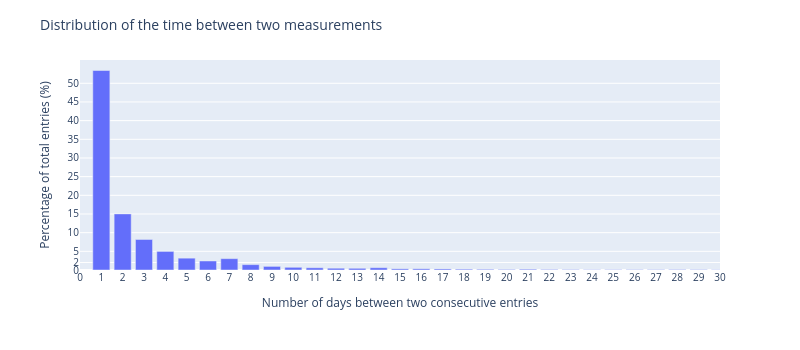

Notebook code cell kept with this figure:
### Markdown cell above
### Analyse time between two consecutive entries

### Code cell
vc = df1["Days elapsed"].value_counts()
# 1/3 of the consecutive indices are more than 1 day apart (~10k entries)
# 97% of the entries are less than 5 days apart from the previous entry
# For the CPT, I'll take 1, 2, 3, 4, 5 days apart, then avg 6-50 -> this last up to the max days diff


# Plot the histogram with vc index and vc values
fig = px.bar(x=vc.index, y=vc.values / sum(vc.values) * 100)
# Set x axis label to day to day difference
fig.update_xaxes(
    title_text="Number of days between two consecutive entries",
    range=[0, 30],
    tickvals=list(range(0, 31, 1)),
)
# Set y axis label to percentage
fig.update_yaxes(
    title_text="Percentage of total entries (%)", tickvals=[2] + list(range(0, 55, 5))
)

title = "Distribution of the time between two measurements"
# Set title
fig.update_layout(title=title, width=800, height=350, font=dict(size=10))

fig.show()

# Save figure
fig.write_image(
    f"{dh.get_path_to_main()}/PlotsBreathe/Interconnecting_ARs_entries/{title}.pdf"
)

### Figure 1 — Plotly figure (JSON) as saved in the notebook; plotly's stock layout.template omitted (floating-point values rounded to 4 significant figures; data arrays with more than 128 entries replaced by an {"elided": "..."} marker saying what was removed)
{"data": [{"alignmentgroup": "True", "hovertemplate": "x=%{x}<br>y=%{y}<extra></extra>", "legendgroup": "", "marker": {"color": "#636efa", "pattern": {"shape": ""}}, "name": "", "offsetgroup": "", "orientation": "v", "showlegend": false, "textposition": "auto", "type": "bar", "x": {"elided": "232 int values"}, "xaxis": "x", "y": {"elided": "232 float values"}, "yaxis": "y"}], "layout": {"barmode": "relative", "font": {"size": 10}, "height": 350, "legend": {"tracegroupgap": 0}, "margin": {"t": 60}, "title": {"text": "Distribution of the time between two measurements"}, "width": 800, "xaxis": {"anchor": "y", "domain": [0, 1], "range": [0, 30], "tickvals": [0, 1, 2, 3, 4, 5, 6, 7, 8, 9, 10, 11, 12, 13, 14, 15, 16, 17, 18, 19, 20, 21, 22, 23, 24, 25, 26, 27, 28, 29, 30], "title": {"text": "Number of days between two consecutive entries"}}, "yaxis": {"anchor": "x", "domain": [0, 1], "tickvals": [2, 0, 5, 10, 15, 20, 25, 30, 35, 40, 45, 50], "title": {"text": "Percentage of total entries (%)"}}}}
